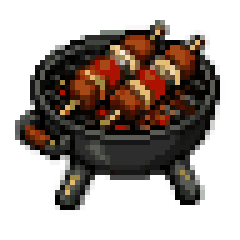
#> input picture game/assets/ritual/cook/cuisine_bbq.png, 48 x 48 px (shown 5 times larger)
$ python -i build-cook-assets.py   (imports and definitions only)
#> lines starting #> are read from the running program, lines starting #| are printed output that depends on the picture
#> further down, picture is the input picture: PIL image 48x48 RGBA; mean R, G, B, A 27.5, 18.1, 11.9, 112.3
### scripts/gen_slice_common.py
"""Shared text-to-image → hard-pixel slice helpers for linjian build scripts."""
from __future__ import annotations

from collections import deque
from pathlib import Path

import numpy as np
from PIL import Image

ROOT = Path(__file__).resolve().parents[1]
PROMO = ROOT / "docs" / "promo"
GEN_ASSETS = Path("/Users/ruska/.cursor/projects/Users-ruska-projects-3ds/assets")


def quantize_rgba(im: Image.Image, colors: int = 24) -> Image.Image:
    rgba = im.convert("RGBA")
    alpha = rgba.split()[-1]
    rgb = rgba.convert("RGB").quantize(colors=colors, method=Image.Quantize.MEDIANCUT)
    out = rgb.convert("RGBA")
    out.putalpha(alpha)
    return out


# [220 lines left out: functions bg_mask, kill_bg, subject_crop, hard_fit, chroma_key_fit, ecsp_remove_edge_background and 4 more, not called in this run]


def slice_equal(im: Image.Image, n: int, pad: float = 0.04) -> list[Image.Image]:
    return slice_grid(im, n, 1, pad=pad)


# [33 lines left out: functions slice_runs, load_gen, not called in this run]

### scripts/build-cook-assets.py
#!/usr/bin/env python3
"""Build cook ritual icons + brew frames from per-item gen (no sheet slice)."""
from __future__ import annotations

from pathlib import Path

import numpy as np
from PIL import Image

from gen_slice_common import load_gen, quantize_rgba

ROOT = Path(__file__).resolve().parents[1]
OUT = ROOT / "game" / "assets" / "ritual" / "cook"
PROMO = ROOT / "docs" / "promo"

CUISINES = ("bbq", "sushi", "hotpot", "skewer", "stew")
HEATS = ("soft", "mid", "hot")
SEASONS = ("salt", "soy", "citrus")
COOK_STEPS = (
    (1, "cook_step_1_fire_gen.png"),
    (2, "cook_step_2_flip_gen.png"),
    (3, "cook_step_3_plate_gen.png"),
)

ASSET_PROVENANCE = [
    {
        "outputs": "game/assets/ritual/cook/cuisine_{id}.png",
        "sources": "docs/promo/cook_cuisine_{id}_gen_ref.png",
        "variants": {"id": ["bbq", "sushi", "hotpot", "skewer", "stew"]},
        "operation": "chroma_key + crop + resize + quantize",
    },
    {
        "outputs": "game/assets/ritual/cook/heat_{id}.png",
        "sources": "docs/promo/cook_heat_{id}_gen_ref.png",
        "variants": {"id": ["soft", "mid", "hot"]},
        "operation": "background_key + crop + resize + quantize",
    },
    {
        "outputs": "game/assets/ritual/cook/season_{id}.png",
        "sources": "docs/promo/cook_season_{id}_gen_ref.png",
        "variants": {"id": ["salt", "soy", "citrus"]},
        "operation": "background_key + crop + resize + quantize",
    },
    {
        "outputs": "game/assets/ritual/cook/cook_1.png",
        "sources": "docs/promo/cook_step_1_fire_gen_ref.png",
        "operation": "cover_crop + resize + quantize",
    },
    {
        "outputs": "game/assets/ritual/cook/cook_2.png",
        "sources": "docs/promo/cook_step_2_flip_gen_ref.png",
        "operation": "cover_crop + resize + quantize",
    },
    {
        "outputs": "game/assets/ritual/cook/cook_3.png",
        "sources": "docs/promo/cook_step_3_plate_gen_ref.png",
        "operation": "cover_crop + resize + quantize",
    },
]


def kill_chroma_green(im: Image.Image) -> Image.Image:
    a = np.array(im.convert("RGBA"))
    r, g, b = a[:, :, 0].astype(int), a[:, :, 1].astype(int), a[:, :, 2].astype(int)
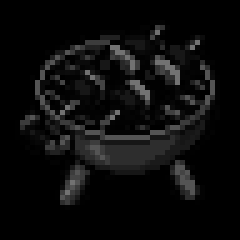
#> b: shape (48, 48) int64 (shown 5 times larger); min 0, max 114, mean 11.9
    chroma = (g > 140) & (g > r + 40) & (g > b + 40) & (r < 120) & (b < 120)
#> chroma: shape (48, 48) bool; every value is 0
    pure = (g > 180) & (r < 80) & (b < 80)
    a[chroma | pure, 3] = 0
    return Image.fromarray(a)


def kill_cream(im: Image.Image, thr: int = 236) -> Image.Image:
    a = np.array(im.convert("RGBA"))
    cream = (a[:, :, 0] > thr) & (a[:, :, 1] > thr - 10) & (a[:, :, 2] > thr - 24)
    a[cream, 3] = 0
    return Image.fromarray(a)


def icon_fit(im: Image.Image, tw: int = 48, th: int = 48, colors: int = 28) -> Image.Image:
    """Contain-fit after chroma/cream knock — keep subject fully in frame."""
    rgba = kill_cream(kill_chroma_green(im), thr=236)
    arr = np.array(rgba)
    ys, xs = np.where(arr[:, :, 3] > 20)
#> ys = 1069 values from 4 to 41; xs = 1069 values, max 43 at index 306, min 3 at index 613, mean 24.14
    if len(xs) == 0:
        return Image.new("RGBA", (tw, th), (0, 0, 0, 0))
    crop = rgba.crop((xs.min(), ys.min(), xs.max() + 1, ys.max() + 1))
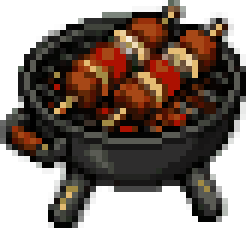
#> crop: PIL image 41x38 RGBA (shown 6 times larger); mean R, G, B, A 40.7, 26.7, 17.7, 166.1; transparent parts drawn white
    pad = max(2, min(crop.width, crop.height) // 14)
#> pad = 2
    padded = Image.new("RGBA", (crop.width + pad * 2, crop.height + pad * 2), (0, 0, 0, 0))
#> padded: PIL image 45x42 RGBA; every value is 0
    padded.alpha_composite(crop, (pad, pad))
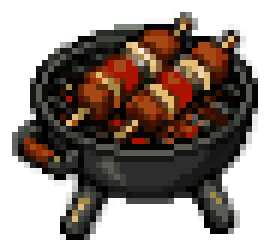
#> padded: PIL image 45x42 RGBA (shown 6 times larger); mean R, G, B, A 33.6, 22, 14.6, 136.9; transparent parts drawn white
    scale = min((tw - 2) / padded.width, (th - 2) / padded.height)
#> scale = 1.02
    nw = max(1, int(round(padded.width * scale)))
#> nw = 46
    nh = max(1, int(round(padded.height * scale)))
#> nh = 43
    mid = padded.resize((max(nw * 2, 4), max(nh * 2, 4)), Image.Resampling.BILINEAR)
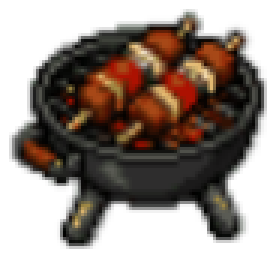
#> mid: PIL image 92x86 RGBA (shown 3 times larger); mean R, G, B, A 33.7, 22.2, 14.6, 137; transparent parts drawn white
    scaled = quantize_rgba(mid.resize((nw, nh), Image.Resampling.NEAREST), colors)
#> in quantize_rgba, `alpha = rgba.split()[-1]`:
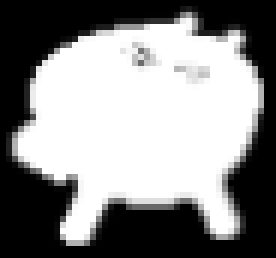
#> alpha: PIL image 46x43 L (shown 6 times larger); min 0, max 255, mean 137
#> in quantize_rgba, `rgb = rgba.convert("RGB").quantize(colors=colors, method=Image.Quantiz..`:
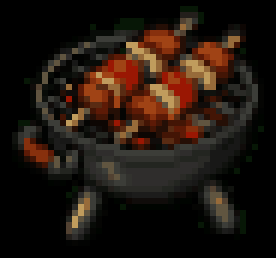
#> rgb: PIL image 46x43 P (shown 6 times larger); mean R, G, B 33.4, 21.9, 14.4
    canvas = Image.new("RGBA", (tw, th), (0, 0, 0, 0))
#> canvas: PIL image 48x48 RGBA; every value is 0
    canvas.alpha_composite(scaled, ((tw - nw) // 2, (th - nh) // 2))
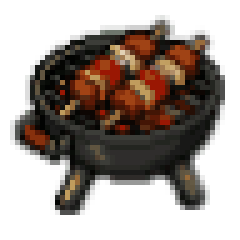
#> canvas: PIL image 48x48 RGBA (shown 5 times larger); mean R, G, B, A 28.6, 18.8, 12.4, 117.6; transparent parts drawn white
    return canvas


# [50 lines left out: functions brew_fit, save, build_named, build_cook_steps, main, not called in this run]


# [2 lines not run here, left out]

>>> from PIL import Image
>>> picture = Image.open('../game/assets/ritual/cook/cuisine_bbq.png')
>>> result = icon_fit(picture)

$ run again, on dist/3ds/CampingTrip/game/assets/title_bot.png
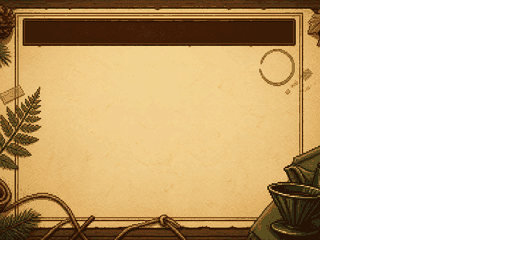
#> input picture dist/3ds/CampingTrip/game/assets/title_bot.png, 512 x 256 px
#> picture is the input picture: PIL image 512x256 RGBA; mean R, G, B, A 107.5, 86.4, 53.2, 149.4
#> in kill_chroma_green, `r, g, b = a[:, :, 0].astype(int), a[:, :, 1].astype(int), a[:, :, 2].a..`:
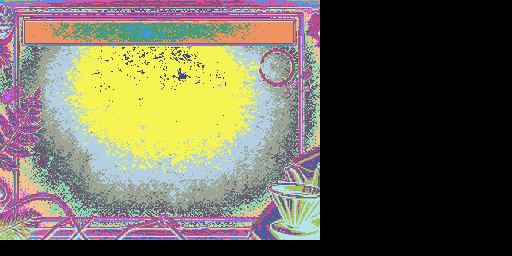
#> r: shape (256, 512) int64; 23 distinct labels, from 0 to 255; one colour per label, 0 black
#> chroma: shape (256, 512) bool; every value is 0
#> in icon_fit, `canvas.alpha_composite(scaled, ((tw - nw) // 2, (th - nh) // 2))`:
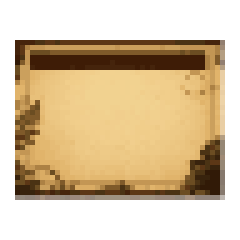
#> canvas: PIL image 48x48 RGBA (shown 5 times larger); mean R, G, B, A 107.1, 85.9, 52.8, 145.1; transparent parts drawn white

$ run again, on dist/3ds/CampingTrip/game/assets/title_top.png
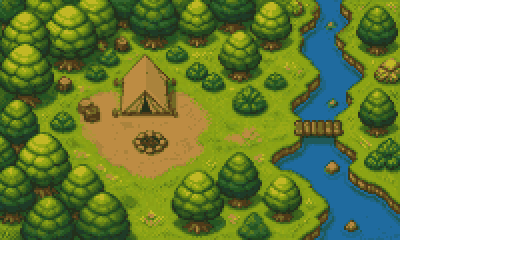
#> input picture dist/3ds/CampingTrip/game/assets/title_top.png, 512 x 256 px
#> picture is the input picture: PIL image 512x256 RGBA; mean R, G, B, A 69.8, 86.4, 31.5, 186.8
#> chroma: shape (256, 512) bool; every value is 0
#> in icon_fit, `padded.alpha_composite(crop, (pad, pad))`:
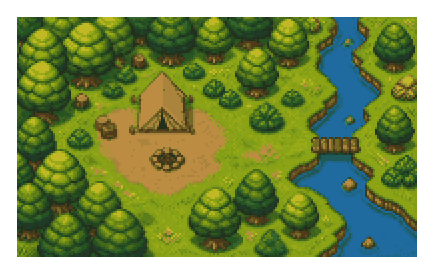
#> padded: PIL image 434x274 RGBA; mean R, G, B, A 76.9, 95.2, 34.7, 205.9; transparent parts drawn white
#> in icon_fit, `canvas.alpha_composite(scaled, ((tw - nw) // 2, (th - nh) // 2))`:
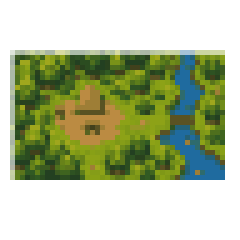
#> canvas: PIL image 48x48 RGBA (shown 5 times larger); mean R, G, B, A 45.7, 57.3, 21, 119.2; transparent parts drawn white
